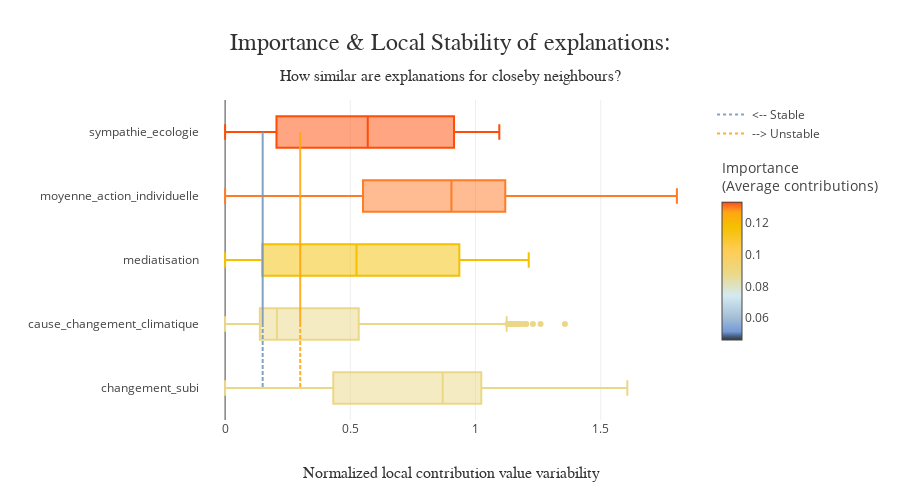

The cell this chart's notebook holds for it:
### Code cell
#Au global
xpl.plot.stability_plot(max_features=5, distribution="boxplot")

### Figure 1 — Plotly figure (JSON) as saved in the notebook; plotly's stock layout.template omitted (floating-point values rounded to 4 significant figures; data arrays with more than 128 entries replaced by an {"elided": "..."} marker saying what was removed)
{"data": [{"marker": {"color": "rgb(235, 216, 134)"}, "name": "changement_subi", "showlegend": false, "type": "box", "x": {"elided": "500 float values"}}, {"marker": {"color": "rgb(235, 216, 134)"}, "name": "cause_changement_climatique", "showlegend": false, "type": "box", "x": {"elided": "500 float values"}}, {"marker": {"color": "rgb(244, 192, 0)"}, "name": "mediatisation", "showlegend": false, "type": "box", "x": {"elided": "500 float values"}}, {"marker": {"color": "rgb(255, 123, 38)"}, "name": "moyenne_action_individuelle", "showlegend": false, "type": "box", "x": {"elided": "500 float values"}}, {"marker": {"color": "rgb(255, 77, 7)"}, "name": "sympathie_ecologie", "showlegend": false, "type": "box", "x": {"elided": "500 float values"}}, {"hoverinfo": "none", "marker": {"color": [0.04614, 0.1332], "colorbar": {"len": 300, "lenmode": "pixels", "thickness": 20, "title": {"text": "Importance<br />(Average contributions)"}, "y": 1, "yanchor": "top", "ypad": 60}, "colorscale": [[0, "rgb(52, 55, 54)"], [0.03004, "rgb(74, 99, 138)"], [0.06008, "rgb(116, 153, 214)"], [0.1568, "rgb(162, 188, 213)"], [0.3202, "rgb(212, 234, 242)"], [0.4836, "rgb(235, 216, 134)"], [0.653, "rgb(255, 204, 83)"], [0.8224, "rgb(244, 192, 0)"], [0.9257, "rgb(255, 166, 17)"], [0.9629, "rgb(255, 123, 38)"], [1, "rgb(255, 77, 7)"]], "showscale": true, "size": 1}, "mode": "markers", "showlegend": false, "type": "scatter", "x": [null], "y": [null]}, {"hoverinfo": "none", "line": {"color": "rgba(117, 152, 189, 0.9)", "dash": "dot"}, "mode": "lines", "name": "<-- Stable", "type": "scatter", "x": [0.15, 0.15, 0.15, 0.15, 0.15], "y": ["cause_changement_climatique", "sympathie_ecologie", "changement_subi", "mediatisation", "moyenne_action_individuelle"]}, {"hoverinfo": "none", "line": {"color": "rgba(255, 166, 17, 0.9)", "dash": "dot"}, "mode": "lines", "name": "--> Unstable", "type": "scatter", "x": [0.3, 0.3, 0.3, 0.3, 0.3], "y": ["cause_changement_climatique", "sympathie_ecologie", "changement_subi", "mediatisation", "moyenne_action_individuelle"]}], "layout": {"coloraxis": {"showscale": false}, "height": 500, "hovermode": "closest", "title": {"font": {"color": "rgb(50, 50, 50)", "family": "Arial", "size": 24}, "pad": {"b": 50}, "text": "Importance & Local Stability of explanations:<span style='font-size: 16px;'><br />How similar are explanations for closeby neighbours?</span>", "x": 0.5, "xanchor": "center", "yanchor": "bottom"}, "xaxis": {"automargin": true, "title": {"font": {"color": "rgb(50, 50, 50)", "family": "Arial Black", "size": 16}, "text": "Normalized local contribution value variability"}}, "yaxis": {"automargin": true, "title": {"font": {"color": "rgb(50, 50, 50)", "family": "Arial Black", "size": 16}, "text": ""}}}}
